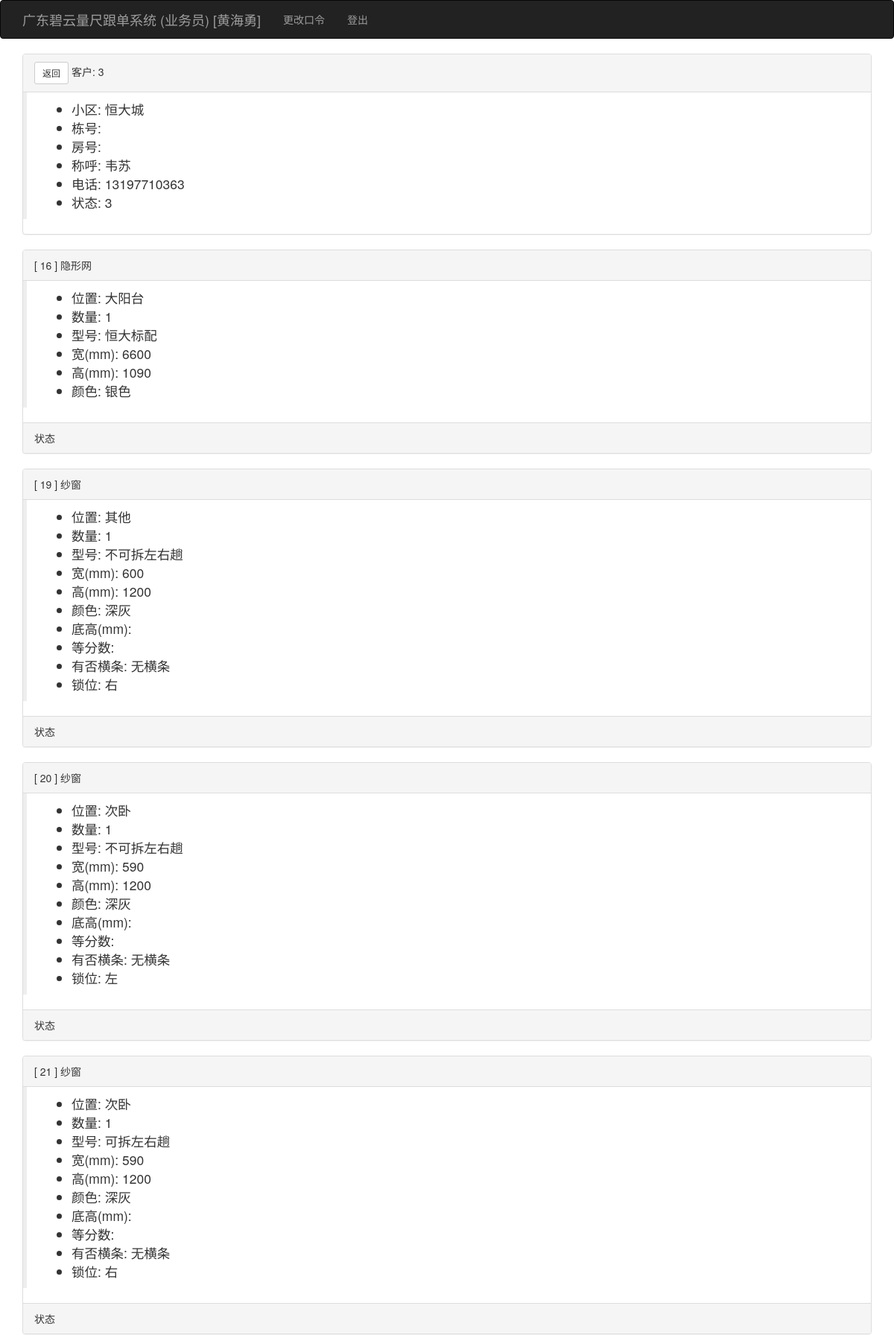
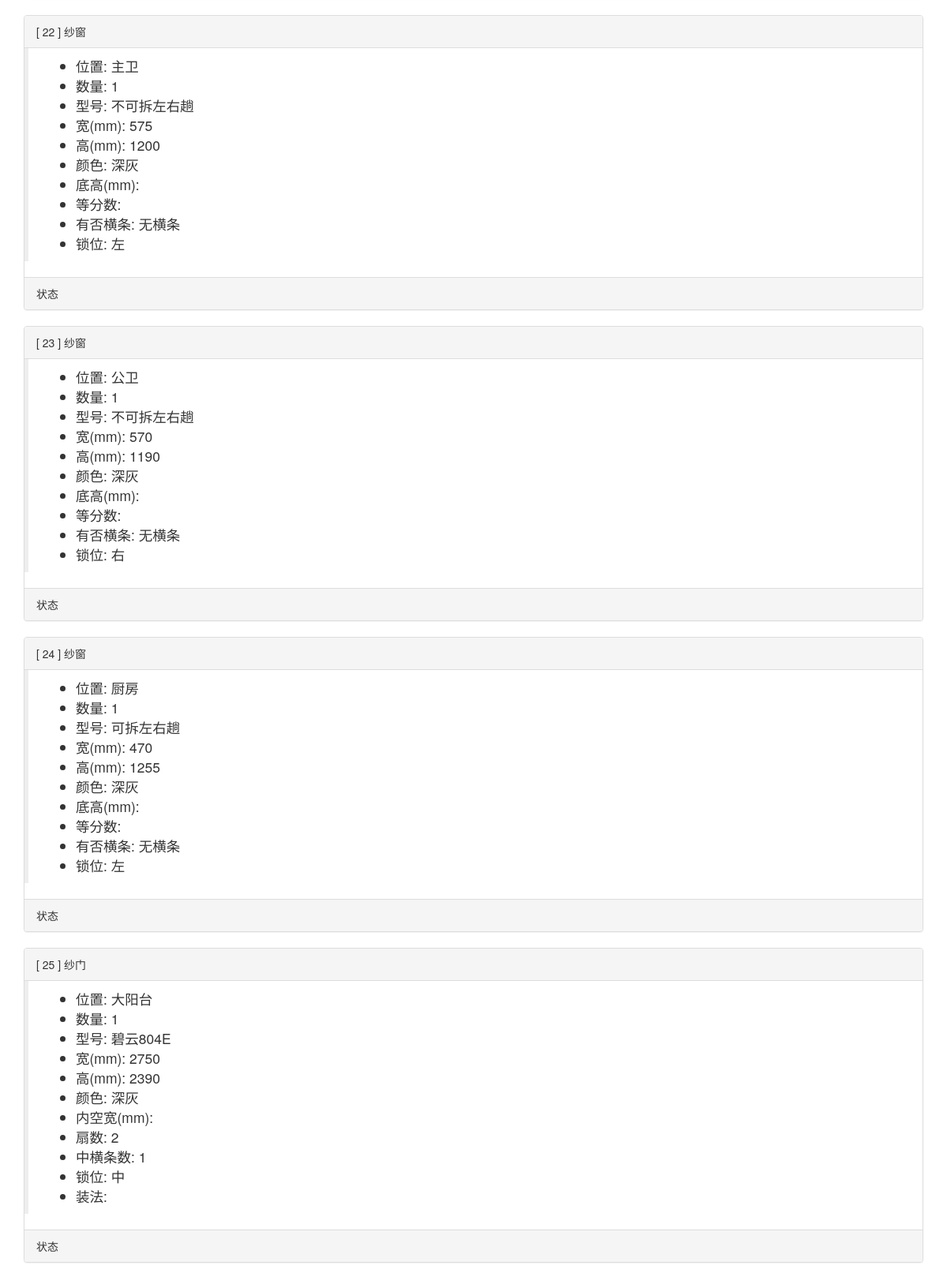
The page /viewkehudd/3 (signed in, upper part) on the database its author committed (2 pictures, top to bottom).
### app/models.py (models this page shows, shortened)
class User(UserMixin, db.Model):
    __tablename__ = 'users'
    id = db.Column(db.Integer, primary_key=True)
    user = db.Column(db.String(64), unique=True, index=True)
    pin = db.Column(db.String(64))
    username = db.Column(db.String(64))
    tel = db.Column(db.String(32))
    role = db.Column(db.String(64))
    isuse = db.Column(db.Boolean, default=False)
    beizhu = db.Column(db.String(64))
    kehus = db.relationship('Kehu', backref='user', lazy='dynamic')
    @login_manager.user_loader
    def load_user(user_id):
        return User.query.get(int(user_id))

class Kehu(db.Model):
    __tablename__ = 'kehus'
    id = db.Column(db.Integer, primary_key=True)
    user_id = db.Column(db.Integer, db.ForeignKey('users.id'))
    xiaoqu_id = db.Column(db.Integer, db.ForeignKey('xiaoqus.id'))
    fangjian = db.Column(db.String(64))
    chenghu = db.Column(db.String(64))
    tel = db.Column(db.String(64))
    zje = db.Column(db.Float)
    beizhu = db.Column(db.String(64))
    status = db.Column(db.Integer, default=1)  # 1已测尺、2已下单、3已安装、4已清款
    time0 = db.Column(db.DateTime(), default=datetime.utcnow)
    time1 = db.Column(db.DateTime())
    time2 = db.Column(db.DateTime())
    time3 = db.Column(db.DateTime())
    dingdans = db.relationship('Dingdan', backref='kehu', lazy='dynamic')

class Xiaoqu(db.Model):
    __tablename__ = 'xiaoqus'
    id = db.Column(db.Integer, primary_key=True)
    xiaoqu = db.Column(db.String(64), unique=True, index=True)
    dizhi = db.Column(db.String(100))
    beizhu = db.Column(db.String(128))
    kehus = db.relationship('Kehu', backref='xiaoqu', lazy='dynamic')

class Dingdan(db.Model):
    __tablename__ = 'dingdans'
    id = db.Column(db.Integer, primary_key=True)
    kehu_id = db.Column(db.Integer, db.ForeignKey('kehus.id'))
    chanpin_id = db.Column(db.Integer, db.ForeignKey('chanpins.id'))
    shuliang = db.Column(db.Integer)
    weizhi = db.Column(db.String(64))
    xinghao = db.Column(db.String(64))
    kuan_chang = db.Column(db.Integer)
    gao = db.Column(db.Integer)
    meikongkuan_bashoudigao = db.Column(db.Integer)
    color = db.Column(db.String(64))
    shanshu = db.Column(db.Integer)
    zhonghengtiaoshu_gantiaoshu = db.Column(db.Integer)
    shuowei = db.Column(db.String(64))
    ishaveht = db.Column(db.String(64))
    zhangfa_dengfenshu_kaishuofangshi = db.Column(db.String(64))
    jiage = db.Column(db.Float)
    tushipic = db.Column(db.String(64))
    beizhu = db.Column(db.String(64))
    status = db.Column(db.Integer, default=1)  # 1测尺、2业务下单、3工厂下单、4工厂入库、5工厂发货、6收货、7派工、8装完、9安清款
    fakaidi = db.Column(db.String(64))  # -1
    time_1 = db.Column(db.DateTime())
    user_1_id = db.Column(db.Integer, db.ForeignKey('users.id'))
    beizhue = db.Column(db.String(64))
    time0 = db.Column(db.DateTime(), default=datetime.utcnow)
    user0_id = db.Column(db.Integer, db.ForeignKey('users.id'))
    time1 = db.Column(db.DateTime())
    user1_id = db.Column(db.Integer, db.ForeignKey('users.id'))
    time2 = db.Column(db.DateTime())
    user2_id = db.Column(db.Integer, db.ForeignKey('users.id'))
    time3 = db.Column(db.DateTime())
    user3_id = db.Column(db.Integer, db.ForeignKey('users.id'))
    time4 = db.Column(db.DateTime())
    user4_id = db.Column(db.Integer, db.ForeignKey('users.id'))
    time5 = db.Column(db.DateTime())
    user5_id = db.Column(db.Integer, db.ForeignKey('users.id'))
    time6 = db.Column(db.DateTime())
    user6_id = db.Column(db.Integer, db.ForeignKey('users.id'))
    time7 = db.Column(db.DateTime())
    user7_id = db.Column(db.Integer, db.ForeignKey('users.id'))
    time8 = db.Column(db.DateTime())
    user8_id = db.Column(db.Integer, db.ForeignKey('users.id'))
    time9 = db.Column(db.DateTime())
    user9_id = db.Column(db.Integer, db.ForeignKey('users.id'))
    time_1 = db.Column(db.DateTime())
    user_1_id = db.Column(db.Integer, db.ForeignKey('users.id'))
    beizhue = db.Column(db.String(64))
    az_status = db.Column(db.Integer)
    az_beizhue = db.Column(db.String(64))
    az_time_1 = db.Column(db.DateTime())
    az_time1 = db.Column(db.DateTime())
    az_time2 = db.Column(db.DateTime())
    az_time3 = db.Column(db.DateTime())
    azd_id = db.Column(db.Integer, db.ForeignKey('users.id'))
    dingdan_azd = db.relationship("User", foreign_keys=[azd_id])

### app/main/views.py (the view)
@main.route('/viewkehudd/<int:id>', methods=['GET', 'POST'])
@login_required
def viewkehudd(id):
    kehu = Kehu.query.get(id)
    return render_template('viewkehudd.html', kehu=kehu)

### app/templates/viewkehudd.html (shortened to what this page needs)
{% extends "base.html" %}
{% import "bootstrap/wtf.html" as wtf %}
{% block page_content %}
           <div class="panel panel-default">
                <div class="panel-heading"> <a class="btn btn-default btn-sm" href="{{ url_for('main.kehulist') }}">返回</a> 客户: {{ kehu.id }}</div>
                <div class="post-body">
                    <blockquote>
                    <ul>
                    <li>小区: {{ kehu.xiaoqu.xiaoqu }}</li>
                    <li>栋号: {{ kehu.donghao }}</li>
                    <li>房号: {{ kehu.fanghao }}</li>
                    <li>称呼: {{ kehu.chenghu }}</li>
                    <li>电话: {{ kehu.tel }}</li>
                    <li>状态: {{ kehu.status }}</li>
                    </ul>
                    </blockquote>
                </div>
            </div>
    {% for dingdan in kehu.dingdans %}
            <div class="panel panel-default">
        {% if dingdan.chanpin.pinming == '隐形网' %}
                <div class="panel-heading">[ {{ dingdan.id }} ] 隐形网</div>
                <div class="post-body">
                    <blockquote>
                    <ul>
                        <li>位置: {{ dingdan.weizhi }}</li>
                        <li>数量: {{ dingdan.shuliang }}</li>
                        <li>型号: {{ dingdan.xinghao }}</li>
                        <li>宽(mm): {{ dingdan.kuan_chang }}</li>
                        <li>高(mm): {{ dingdan.gao }}</li>
                        <li>颜色: {{ dingdan.color }}</li>
                    </ul>
                    </blockquote>
                </div>
                <div class="panel-footer">状态</div>
        {% elif dingdan.chanpin.pinming == '纱门' %}
                <div class="panel-heading">[ {{ dingdan.id }} ] 纱门</div>
                <div class="post-body">
                    <blockquote>
                    <ul>
                        <li>位置: {{ dingdan.weizhi }}</li>
                        <li>数量: {{ dingdan.shuliang }}</li>
                        <li>型号: {{ dingdan.xinghao }}</li>
                        <li>宽(mm): {{ dingdan.kuan_chang }}</li>
                        <li>高(mm): {{ dingdan.gao }}</li>
                        <li>颜色: {{ dingdan.color }}</li>
                        <li>内空宽(mm): {{ dingdan.meikuan_digao }}</li>
                        <li>扇数: {{ dingdan.shanshu }}</li>
                        <li>中横条数: {{ dingdan.zhonghengtiaoshu_gantiaoshu }}</li>
                        <li>锁位: {{ dingdan.shuowei }}</li>
                        <li>装法: {{ dingdan.zhangfa }}</li>
                    </ul>
                    </blockquote>
                </div>
                <div class="panel-footer">状态</div>
        {% elif dingdan.chanpin.pinming == '纱窗' %}
                <div class="panel-heading">[ {{ dingdan.id }} ] 纱窗</div>
                <div class="post-body">
                    <blockquote>
                    <ul>
                        <li>位置: {{ dingdan.weizhi }}</li>
                        <li>数量: {{ dingdan.shuliang }}</li>
                        <li>型号: {{ dingdan.xinghao }}</li>
                        <li>宽(mm): {{ dingdan.kuan_chang }}</li>
                        <li>高(mm): {{ dingdan.gao }}</li>
                        <li>颜色: {{ dingdan.color }}</li>
                        <li>底高(mm): {{ dingdan.meikuan_digao }}</li>
                        <li>等分数: {{ dingdan.dengfenshu }}</li>
                        <li>有否横条: {{ dingdan.ishaveht }}</li>
                        <li>锁位: {{ dingdan.shuowei }}</li>
                    </ul>
                    </blockquote>
                </div>
                <div class="panel-footer">状态</div>
        {% endif %}
            </div>
    {% endfor %}
{% endblock %}

### app/templates/base.html (shortened to what this page needs)
{% extends "bootstrap/base.html" %}
{% import 'render_listcp.html' as macors %}
{% block head %}
{{ super() }}
<link rel="stylesheet" type="text/css" href="{{ url_for('static', filename='styles.css') }}">
{% endblock %}
{% block navbar %}
<div class="navbar navbar-inverse" role="navigation">
    <div class="container">
        <div class="navbar-header">
            <a class="navbar-brand" href="{{ url_for('main.index') }}">广东碧云量尺跟单系统 ({{ current_user.role }}) [{{ current_user.username }}] </a>
        </div>
        <div class="navbar-collapse collapse">
            <ul class="nav navbar-nav">
                {% if current_user.is_authenticated %}
                <li><a href="{{ url_for('auth.change_pin') }}">更改口令</a></li>
                <li><a href="{{ url_for('auth.logout') }}">登出</a></li>
                {% endif %}
            </ul>
        </div>
    </div>
</div>
{% endblock %}
{% block content %}
<div class="container">
    {% block page_content %}{% endblock %}
</div>
{% endblock %}

### rows shown on the page
User: role "业务员", username "黄海勇"
Kehu: id "3", chenghu "韦苏", tel "13197710363", status "3"
Xiaoqu: xiaoqu.xiaoqu "恒大城"
Dingdan: id "16", weizhi "大阳台", shuliang "1", xinghao "恒大标配", kuan_chang "6600", gao "1090", color "银色"
Dingdan: id "19", weizhi "其他", shuliang "1", xinghao "不可拆左右趟", kuan_chang "600", gao "1200", color "深灰", ishaveht "无横条", shuowei "右"
Dingdan: id "20", weizhi "次卧", shuliang "1", xinghao "不可拆左右趟", kuan_chang "590", gao "1200", color "深灰", ishaveht "无横条", shuowei "左"
Dingdan: id "21", weizhi "次卧", shuliang "1", xinghao "可拆左右趟", kuan_chang "590", gao "1200", color "深灰", ishaveht "无横条", shuowei "右"
Dingdan: id "22", weizhi "主卫", shuliang "1", xinghao "不可拆左右趟", kuan_chang "575", gao "1200", color "深灰", ishaveht "无横条", shuowei "左"
Dingdan: id "23", weizhi "公卫", shuliang "1", xinghao "不可拆左右趟", kuan_chang "570", gao "1190", color "深灰", ishaveht "无横条", shuowei "右"
Dingdan: id "24", weizhi "厨房", shuliang "1", xinghao "可拆左右趟", kuan_chang "470", gao "1255", color "深灰", ishaveht "无横条", shuowei "左"
Dingdan: id "25", weizhi "大阳台", shuliang "1", xinghao "碧云804E", kuan_chang "2750", gao "2390", color "深灰", shanshu "2", zhonghengtiaoshu_gantiaoshu "1", shuowei "中"
